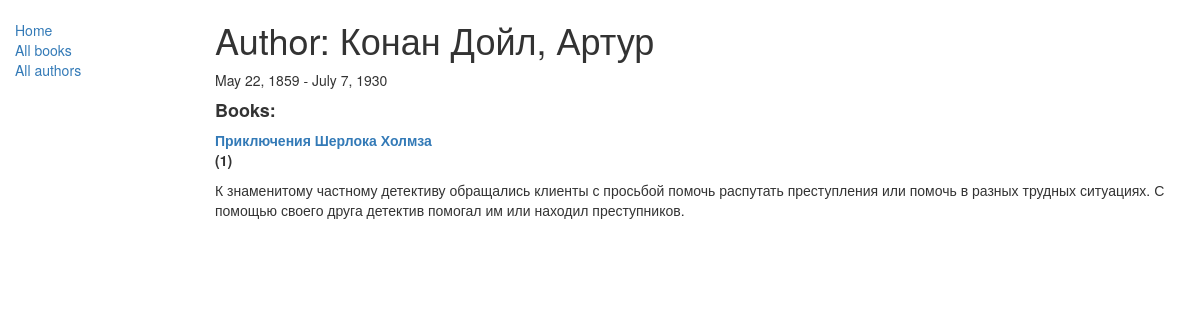
/catalog/author/1/, run on the app's committed database.
### catalog/models.py (models this page shows, shortened)
class Author(models.Model):
    first_name = models.CharField(max_length=100)
    last_name = models.CharField(max_length=100)
    date_of_birth = models.DateField(null=True, blank=True)
    date_of_death = models.DateField('Died', null=True, blank=True)

class Book(models.Model):
    title = models.CharField(max_length=200)
    author = models.ForeignKey('Author', on_delete=models.SET_NULL, null=True)
    summary = models.TextField(max_length=1000, help_text="Enter a brief description of the book")
    isbn = models.CharField('ISBN',max_length=13, help_text='13 Character <a href="https://www.isbn-international.org/content/what-isbn">ISBN number</a>')
    genre = models.ManyToManyField(Genre, help_text="Select a genre for this book")
    def get_absolute_url(self):
        return reverse('book-detail', args=[str(self.id)])
    def display_genre(self):
        """
        Creates a string for the Genre. This is required to display genre in Admin.
        """
        return ', '.join([ genre.name for genre in self.genre.all()[:3] ])
    display_genre.short_description = 'Genre'

### catalog/views.py (the view)
# urls.py: path('author/<int:pk>/', views.AuthorDetailView.as_view(), name='author-detail')
class AuthorDetailView(generic.DetailView):
    model = Author

### catalog/templates/catalog/author_detail.html
{% extends "base_generic.html" %}
{% block content %}
    <h1>Author: {{ author.last_name }}, {{ author.first_name }}</h1>
    <p>{{ author.date_of_birth }} - {{ author.date_of_death }}</p>
    <h4><strong>Books:</strong></h4>
    {% for book in author.book_set.all %}
    <div class="display: flex">
        <a href="{{ book.get_absolute_url }}"><strong>{{ book.title }}</strong></a><p><strong>({{ book.id }})</strong></p>
    </div>
    <p>{{ book.summary }}</p>
    {% endfor %}
{% endblock %}

### data on the page
Author: last_name "Конан Дойл", first_name "Артур", date_of_birth "May 22, 1859", date_of_death "July 7, 1930"
Book: title "Приключения Шерлока Холмза", id "1", summary "К знаменитому частному детективу обращались клиенты с просьбой помочь распутать преступления или помочь в разных трудных ситуациях. С помощью своего друга детектив помогал им или находил преступников."
